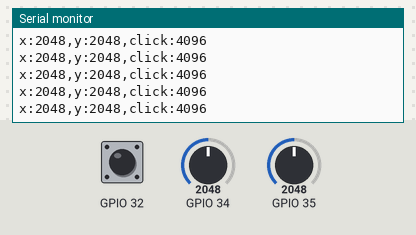
Simulated run of this sketch. Board: ESP32. Shown: the last lines printed to the serial monitor. Inputs (shaded band) come from the test bench; at power-on: GPIO 34 = 2048, GPIO 35 = 2048, GPIO 32 HIGH.

Above: at 1.2 s.
1.3 s: GPIO 34 set to 2866
At 1.33 s:
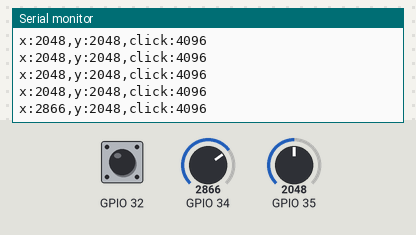
2.8 s: GPIO 35 set to 2866
At 2.84 s:
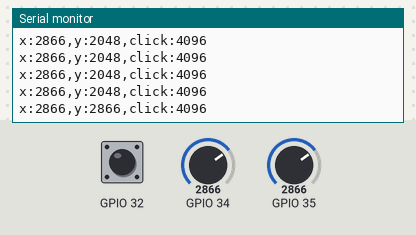
4.3 s: GPIO 32 pulled LOW for 0.15 s
At 4.35 s:
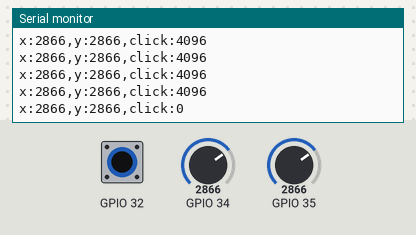
5.9 s: GPIO 34 set to 3603
At 5.91 s:
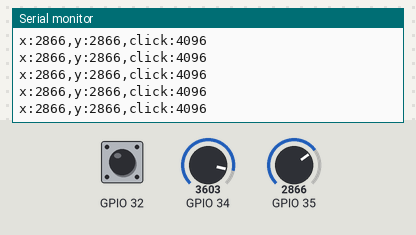
7.4 s: GPIO 32 pulled LOW for 1 s
At 7.42 s:
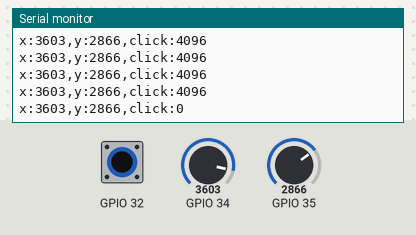
9.9 s: GPIO 35 set to 3603
At 9.94 s:
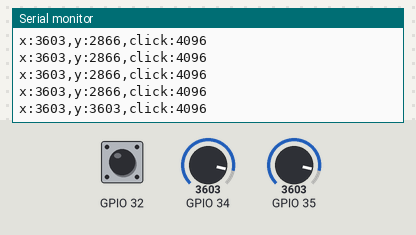
Timing chart, 0 to 12.4 s (numbered marks = the images above; inputs shaded):
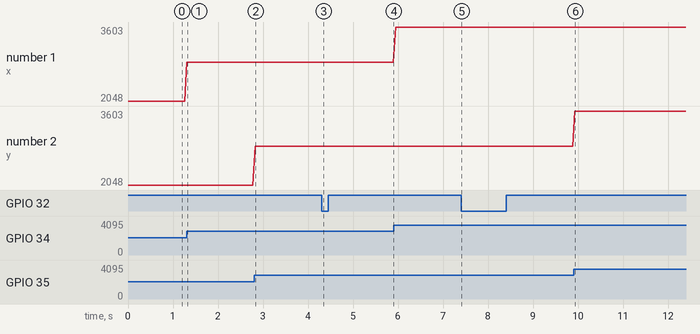

The sketch:

serial-plotter.ino
```cpp
/**
 *  SERIAL PLOTTER EXAMPLE
 *
 * Example made with an esp32 Dev Module and a joystick
 * plug 3.3v and GND to joystick
 * plug analogs output of the joystick to pin 34 & 35
 * plug "click" digital output of the joystick to pin 32
 *
 * Start sketch and open serial plotter tool
 *
 *
**/


void setup() {
  Serial.begin(115200);
  pinMode(32, INPUT_PULLUP);
}

void loop() {
  Serial.print("x:");
  Serial.print(analogRead(34));
  Serial.print(",y:");
  Serial.print(analogRead(35));
  Serial.print(",click:");
  Serial.println(digitalRead(32) * 4096);
  delay(50);
}
```

Measured:
- after the input at 1.3 s, the serial monitor: prints a new line at once (image 1)
- after the input at 2.8 s, the serial monitor: prints a new line at once (image 2)
- after the input at 4.3 s, the serial monitor: prints a new line at once (image 3)
- after the input at 7.4 s, the serial monitor: prints a new line at once (image 5)
- after the input at 9.9 s, the serial monitor: prints a new line at once (image 6)
- plotted number 1: 2048 → 2866 after the input at 1.3 s, 2866 → 3603 after the input at 5.9 s
